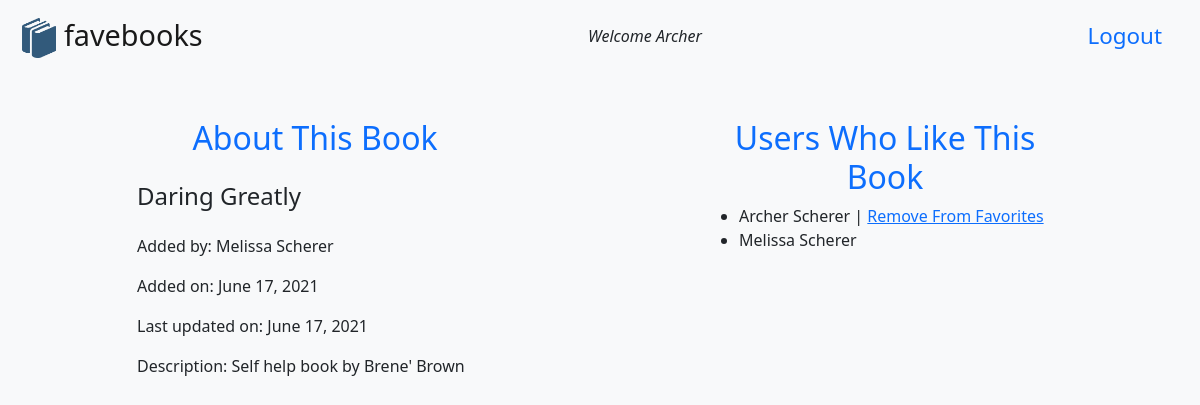
/books/3 (signed in), run on the app's committed database.
### log_reg_app/models.py (models this page shows)
class User(models.Model):
    first_name = models.CharField(max_length= 45)
    last_name = models.CharField(max_length= 45)
    email = models.CharField(max_length= 255)
    password = models.CharField(max_length= 45)
    created_at = models.DateTimeField(auto_now_add=True)
    updated_at = models.DateTimeField(auto_now=True)
    objects = UserManager()

class Book(models.Model):
    title = models.CharField(max_length= 255)
    desc = models.TextField()
    created_at = models.DateTimeField(auto_now_add=True)
    updated_at = models.DateTimeField(auto_now=True)
    uploaded_by = models.ForeignKey(User, related_name="books_uploaded", on_delete = models.CASCADE)
    users_who_like = models.ManyToManyField(User, related_name="liked_books")
    objects = BookManager()

### log_reg_app/views.py (the view)
# urls.py: path('books/<int:book_id>', views.info),
def info(request,book_id):
    this_book = Book.objects.get(id=book_id)
    this_user = User.objects.get(id=request.session['user_id'])
    context = {
        'this_book': this_book,
        'this_user': this_user
    }
    if this_book.uploaded_by.id == this_user.id:
        return render(request, 'edit.html', context)
    else:
        return render(request, 'show.html', context)

### log_reg_app/templates/show.html (shortened to what this page needs)
<!DOCTYPE html>
<html lang="en">
<head>
    {% load static%}
    <link href="https://cdn.jsdelivr.net/npm/bootstrap@5.0.1/dist/css/bootstrap.min.css" rel="stylesheet">
    <link rel="stylesheet" href="{% static 'css/style.css' %}">
</head>
<body class="container bg-light">
    <nav class=" col-12 navbar navbar-light bg-light justify-content-between">
        <a class="navbar-brand app-small" href="/books"><img class="small-book" src="/static/img/book.png" alt="Book Icon"> favebooks</a>
        <div class="welcome">Welcome {{this_user.first_name}}</div>
        <a class="nav-link logout" href="/user/logout">Logout</a>
    </nav>
    <div class="col-12 mt-5">
        <div class="row">
            <div class="col-4 offset-1 mb-3">
                <h2 class="form-label text-center text-primary">About This Book</h2>
                <div class="row">
                    <div class="col-md-12 mb-3">
                        <h4 class="mt-3">{{this_book.title}}</h4>
                    </div>
                    <div class="col-md-12 mb-3 form-label"> Added by: {{this_book.uploaded_by.first_name}} {{this_book.uploaded_by.last_name}}</div>
                    <div class="col-md-12 mb-3 form-label"> Added on: {{this_book.created_at|date}}</div>
                    <div class="col-md-12 mb-3 form-label"> Last updated on: {{this_book.updated_at|date}}</div>
                    <div class="col-md-12 mb-3"> Description: {{this_book.desc}}</div>
                </div>
            </div>
            <div class="col-4 offset-2 mb-3">
                <h2 class="text-center text-primary">Users Who Like This Book</h2>
                <ul class="col-12">
                    {% for user in this_book.users_who_like.all %}
                        <li>{{user.first_name}} {{user.last_name}}
                            {%if user == this_user and this_user in this_book.users_who_like.all %}
                            <span> | </span><a href="/books/{{this_book.id}}/unfavorite">Remove From Favorites</a>
                            {%endif%}
                        </li>
                    {% endfor %}
                </ul>
            </div>
        </div>
    </div>
</body>
</html>

### log_reg_app/static/css/style.css (style rules this page uses)
.small-book { height: 40px; width: auto; vertical-align: middle; }
.app-small { font-size: 1.8em; vertical-align: middle; font-weight: 500; margin-left: -20px; }
.welcome { font-style: italic; }
.logout { margin-right: -20px; font-size: 1.4em; }

### data on the page
User: first_name "Archer", last_name "Scherer"
Book: title "Daring Greatly", uploaded_by.first_name "Melissa", uploaded_by.last_name "Scherer", created_at "June 17, 2021", updated_at "June 17, 2021", desc "Self help book by Brene' Brown"
User: first_name "Melissa", last_name "Scherer"
